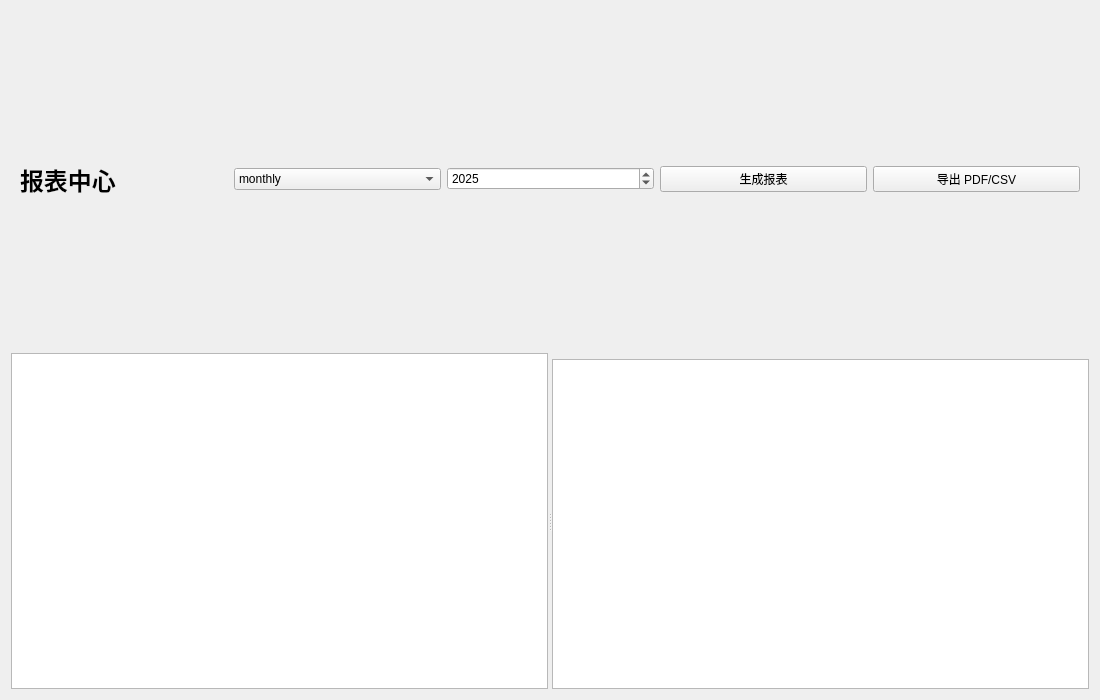
<?xml version="1.0" encoding="UTF-8"?>
<ui version="4.0">
 <class>ReportPage</class>
 <widget class="QWidget" name="ReportPage">
  <property name="geometry">
   <rect>
    <x>0</x>
    <y>0</y>
    <width>1100</width>
    <height>700</height>
   </rect>
  </property>
  <property name="windowTitle">
   <string>报表与图表</string>
  </property>
  <layout class="QVBoxLayout" name="verticalLayout">
   <item>
    <widget class="QWidget" name="topBar">
     <layout class="QHBoxLayout" name="topBarLayout">
      <item>
       <widget class="QLabel" name="label_title">
        <property name="text">
         <string>报表中心</string>
        </property>
        <property name="font">
         <font>
          <pointsize>18</pointsize>
          <bold>true</bold>
         </font>
        </property>
       </widget>
      </item>
      <item>
       <spacer name="topSpacer"/>
      </item>
      <item>
       <widget class="QComboBox" name="combo_reportType">
        <item>
         <property name="text">
          <string>monthly</string>
         </property>
        </item>
        <item>
         <property name="text">
          <string>annual</string>
         </property>
        </item>
       </widget>
      </item>
      <item>
       <widget class="QSpinBox" name="spin_year">
        <property name="minimum">
         <number>2000</number>
        </property>
        <property name="maximum">
         <number>2100</number>
        </property>
        <property name="value">
         <number>2025</number>
        </property>
       </widget>
      </item>
      <item>
       <widget class="QPushButton" name="btn_generate">
        <property name="text">
         <string>生成报表</string>
        </property>
       </widget>
      </item>
      <item>
       <widget class="QPushButton" name="btn_export">
        <property name="text">
         <string>导出 PDF/CSV</string>
        </property>
       </widget>
      </item>
     </layout>
    </widget>
   </item>

   <item>
    <widget class="QSplitter" name="mainSplitter">
     <property name="orientation">
      <enum>Qt::Horizontal</enum>
     </property>

     <widget class="QWidget" name="leftPanel">
      <layout class="QVBoxLayout" name="leftLayout">
       <item>
        <widget class="QListView" name="list_reportSections"/>
       </item>
     </layout>
     </widget>

     <widget class="QWidget" name="rightPanel">
      <layout class="QVBoxLayout" name="rightLayout">
       <item>
        <widget class="QWidget" name="chartContainer">
         <!-- 这里填充 QChartView -->
        </widget>
       </item>
       <item>
        <widget class="QTextEdit" name="text_reportSummary">
         <property name="readOnly">
          <bool>true</bool>
         </property>
        </widget>
       </item>
      </layout>
     </widget>

    </widget>
   </item>

  </layout>
 </widget>
 <resources/>
 <connections/>
</ui>
